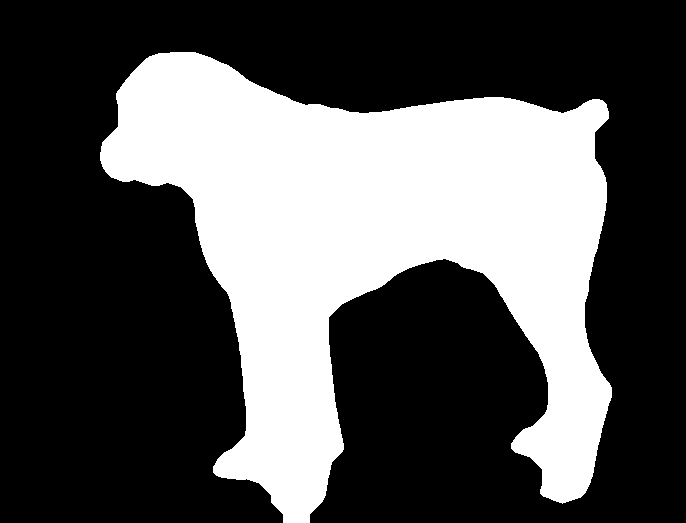
#> input picture Edge Detection/results/canny_fill_mask.png, 686 x 523 px
$ python canny_fill_thermal.py --image results/canny_fill_mask.png   (older library calls are emulated)
#> lines starting #> are read from the running program, lines starting #| are printed output that depends on the picture; after the words box and inside, x2 and y2 are one past the last pixel; in counts of white or black regions, pixels touching at a corner belong together
"""
Canny + Fill: Thermal Animal Boundary Detection
================================================
Finds the exact boundary of an animal in a thermal infrared image using
classical computer vision only (no ML/DL).

Pipeline:
  1. Bilateral filter         — edge-preserving denoising
  2. CLAHE                    — contrast enhancement
  3. Auto Canny (Otsu-based)  — edge detection
  4. Scharr gradient          — additional edge strength
  5. Edge fusion + closing    — bridge gaps between edge fragments
  6. Flood fill + invert      — convert edge map → filled region
  7. Morphological cleanup    — remove noise, fill holes
  8. Largest component        — keep only the animal

Usage:
    python canny_fill_thermal.py                        # uses built-in synthetic image
    python canny_fill_thermal.py --image your_file.jpg  # use your own thermal image

Outputs:
    canny_fill_edge_detection.png   — 9-panel step-by-step visualization
    canny_fill_mask.png             — binary segmentation mask
    canny_fill_overlay.png          — contour overlay on original image

Requirements:
    pip install opencv-python-headless numpy scipy matplotlib
"""

import cv2
import numpy as np
import matplotlib
matplotlib.use('Agg')
import matplotlib.pyplot as plt
import matplotlib.gridspec as gridspec
from matplotlib.patches import Patch
from scipy import ndimage
import os
import argparse


# ─────────────────────────────────────────────────────────────────────────────
# Synthetic thermal image generator (used when no real image is provided)
# ─────────────────────────────────────────────────────────────────────────────

# [34 lines left out: function create_synthetic_thermal, not called in this run]


# ─────────────────────────────────────────────────────────────────────────────
# Utility functions
# ─────────────────────────────────────────────────────────────────────────────

def keep_largest_component(mask):
    """Retain only the largest connected foreground region."""
    n, labels, stats, _ = cv2.connectedComponentsWithStats(mask, connectivity=8)
    if n <= 1:
        return mask
    largest_label = stats[1:, cv2.CC_STAT_AREA].argmax() + 1
    result = np.zeros_like(mask)
    result[labels == largest_label] = 255
    return result


def fill_holes(mask):
    """Fill enclosed holes in a binary mask via flood fill from image border."""
    H, W = mask.shape
    flood_map = np.zeros((H + 2, W + 2), np.uint8)
    filled = mask.copy()
    cv2.floodFill(filled, flood_map, (0, 0), 255)
    return cv2.bitwise_not(filled) | mask


# ─────────────────────────────────────────────────────────────────────────────
# Pre-processing
# ─────────────────────────────────────────────────────────────────────────────

def preprocess(gray):
    """
    Bilateral filter: smooths homogeneous regions while keeping
    warm/cool boundaries sharp — essential for thermal images.
    CLAHE: boosts local contrast for low-emissivity regions.
    """
    bilateral = cv2.bilateralFilter(gray, d=9, sigmaColor=75, sigmaSpace=75)
    clahe     = cv2.createCLAHE(clipLimit=3.0, tileGridSize=(8, 8))
    enhanced  = clahe.apply(bilateral)
    return bilateral, enhanced


# ─────────────────────────────────────────────────────────────────────────────
# Canny + Fill segmentation pipeline
# ─────────────────────────────────────────────────────────────────────────────

def canny_fill_segmentation(gray, bilateral, enhanced):
    """
    Full Canny + Fill pipeline returning intermediate stages for visualization.

    Returns
    -------
    mask         : final binary segmentation mask  (uint8, 0/255)
    edges_canny  : raw Canny edge map
    grad_8u      : Scharr gradient magnitude (8-bit)
    grad_thresh  : thresholded gradient edges
    fused_edges  : Canny ∪ gradient edges
    closed_edges : fused edges after morphological closing
    contour      : final boundary contour (list of points)
    otsu_val     : Otsu threshold used for Canny
    """
    H, W = bilateral.shape

    # ── Step 1: Auto Canny — thresholds derived from Otsu ────────────────────
    # Otsu's threshold is a good proxy for the high Canny threshold.
    otsu_val, _ = cv2.threshold(bilateral, 0, 255,
                                cv2.THRESH_BINARY + cv2.THRESH_OTSU)
    edges_canny = cv2.Canny(bilateral,
                            threshold1=otsu_val * 0.5,
                            threshold2=otsu_val)

    # ── Step 2: Scharr gradient — better directional accuracy than Sobel ─────
    gx = cv2.Scharr(bilateral, cv2.CV_32F, 1, 0)
    gy = cv2.Scharr(bilateral, cv2.CV_32F, 0, 1)
    grad_mag  = cv2.magnitude(gx, gy)
    grad_8u   = cv2.normalize(grad_mag, None, 0, 255, cv2.NORM_MINMAX).astype(np.uint8)
    _, grad_thresh = cv2.threshold(grad_8u, 0, 255,
                                   cv2.THRESH_BINARY + cv2.THRESH_OTSU)

    # ── Step 3: Fuse both edge sources ────────────────────────────────────────
    fused_edges = cv2.bitwise_or(edges_canny, grad_thresh)

    # ── Step 4: Morphological closing to bridge edge gaps ─────────────────────
    kernel_close = cv2.getStructuringElement(cv2.MORPH_ELLIPSE, (7, 7))
    closed_edges = cv2.morphologyEx(fused_edges, cv2.MORPH_CLOSE,
                                    kernel_close, iterations=3)

    # ── Step 5: Flood fill background, then invert → animal region ───────────
    flood_map = np.zeros((H + 2, W + 2), np.uint8)
    filled    = closed_edges.copy()
    cv2.floodFill(filled, flood_map, (0, 0), 255)   # fill background white
    filled_inv = cv2.bitwise_not(filled)             # invert → animal = white
    combined   = cv2.bitwise_or(closed_edges, filled_inv)

    # ── Step 6: Morphological cleanup ─────────────────────────────────────────
    kernel_clean = cv2.getStructuringElement(cv2.MORPH_ELLIPSE, (13, 13))
    mask = cv2.morphologyEx(combined, cv2.MORPH_CLOSE, kernel_clean, iterations=4)
    mask = cv2.morphologyEx(mask,     cv2.MORPH_OPEN,  kernel_clean, iterations=1)

    # ── Step 7: Keep largest component + fill interior holes ──────────────────
    mask = keep_largest_component(mask)
    mask = fill_holes(mask)

    # ── Step 8: Extract final boundary contour ────────────────────────────────
    contours, _ = cv2.findContours(mask, cv2.RETR_EXTERNAL, cv2.CHAIN_APPROX_NONE)
    contour = max(contours, key=cv2.contourArea) if contours else None

    return (mask, edges_canny, grad_8u, grad_thresh,
            fused_edges, closed_edges, contour, otsu_val)


# ─────────────────────────────────────────────────────────────────────────────
# Visualization
# ─────────────────────────────────────────────────────────────────────────────

def visualize_pipeline(thermal_color, gray, bilateral,
                       mask, edges_canny, grad_8u, grad_thresh,
                       fused_edges, closed_edges, contour, otsu_val,
                       out_path):
    """
    9-panel step-by-step visualization of the complete Canny+Fill pipeline.
    """
    H, W = gray.shape
    fig = plt.figure(figsize=(24, 20), facecolor='#0A0A14')
    gs  = gridspec.GridSpec(3, 3, figure=fig,
                            hspace=0.38, wspace=0.22,
                            left=0.04, right=0.96, top=0.92, bottom=0.04)
    title_kw = dict(color='white', fontsize=12, fontweight='bold', pad=8)
    ann_kw   = dict(color='white', fontsize=9, va='bottom',
                    bbox=dict(facecolor='black', alpha=0.55, pad=3))

    # ── ① Original thermal ────────────────────────────────────────────────────
    ax = fig.add_subplot(gs[0, 0])
    ax.imshow(cv2.cvtColor(thermal_color, cv2.COLOR_BGR2RGB))
    ax.set_title('① Input Thermal Image\n(Inferno false-color LUT)', **title_kw)
    ax.axis('off')

    # ── ② Bilateral filtered ──────────────────────────────────────────────────
    ax = fig.add_subplot(gs[0, 1])
    ax.imshow(cv2.applyColorMap(bilateral, cv2.COLORMAP_INFERNO)[:, :, ::-1])
    ax.set_title('② Bilateral Filtered\n(edge-preserving denoising)', **title_kw)
    ax.axis('off')

    # ── ③ Canny edges ─────────────────────────────────────────────────────────
    ax = fig.add_subplot(gs[0, 2])
    canny_rgb = np.zeros((*edges_canny.shape, 3), np.uint8)
    canny_rgb[edges_canny > 0] = [255, 220, 50]          # yellow glow
    ax.imshow(canny_rgb)
    ax.set_title(f'③ Canny Edge Detection\n(thresholds: {otsu_val*0.5:.0f} / {otsu_val:.0f})',
                 **title_kw)
    ax.axis('off')
    n_pix = int((edges_canny > 0).sum())
    ax.text(0.02, 0.02, f'{n_pix:,} edge pixels', transform=ax.transAxes, **ann_kw)

    # ── ④ Scharr gradient magnitude ───────────────────────────────────────────
    ax = fig.add_subplot(gs[1, 0])
    im = ax.imshow(grad_8u, cmap='hot', vmin=0, vmax=255)
    ax.set_title('④ Scharr Gradient Magnitude\n(|∇I| edge strength map)', **title_kw)
    ax.axis('off')
    cb = plt.colorbar(im, ax=ax, fraction=0.046, pad=0.04)
    cb.ax.yaxis.set_tick_params(color='white', labelsize=7)
    plt.setp(cb.ax.yaxis.get_ticklabels(), color='white')

    # ── ⑤ Fused + closed edges ────────────────────────────────────────────────
    ax = fig.add_subplot(gs[1, 1])
    fused_rgb = np.zeros((*closed_edges.shape, 3), np.uint8)
    fused_rgb[edges_canny  > 0] = [255, 220,  50]       # Canny  → yellow
    fused_rgb[grad_thresh  > 0] = [100, 200, 255]       # Scharr → blue
    fused_rgb[closed_edges > 0] = [255, 255, 255]       # merged → white
    ax.imshow(fused_rgb)
    ax.set_title('⑤ Fused + Morphologically Closed\n(Canny ∪ Gradient, gaps filled)',
                 **title_kw)
    ax.axis('off')
    legend_els = [Patch(facecolor='#FFDC32', label='Canny'),
                  Patch(facecolor='#64C8FF', label='Gradient'),
                  Patch(facecolor='white',   label='Merged/Closed')]
    ax.legend(handles=legend_els, loc='lower left', fontsize=8,
              facecolor='#111', labelcolor='white', framealpha=0.8)

    # ── ⑥ Flood-filled mask ───────────────────────────────────────────────────
    ax = fig.add_subplot(gs[1, 2])
    ax.imshow(cv2.applyColorMap(mask, cv2.COLORMAP_PLASMA)[:, :, ::-1])
    ax.set_title('⑥ Flood-Fill + Morphology\n(edge map → filled region mask)',
                 **title_kw)
    ax.axis('off')
    area_pct = float(mask.sum()) / 255 / (H * W) * 100
    ax.text(0.02, 0.02, f'Animal area: {area_pct:.1f}% of frame',
            transform=ax.transAxes, **ann_kw)

    # ── ⑦ Final boundary on thermal ───────────────────────────────────────────
    ax = fig.add_subplot(gs[2, 0])
    bnd_overlay = thermal_color.copy()
    if contour is not None:
        cv2.drawContours(bnd_overlay, [contour], -1, (0, 255, 100), 3)
    ax.imshow(cv2.cvtColor(bnd_overlay, cv2.COLOR_BGR2RGB))
    ax.set_title('⑦ Final Detected Boundary\n(contour on thermal image)', **title_kw)
    ax.axis('off')
    if contour is not None:
        ax.text(0.02, 0.02, f'{len(contour):,} contour points',
                transform=ax.transAxes, color='#00FF64', fontsize=9, va='bottom',
                bbox=dict(facecolor='black', alpha=0.55, pad=3))

    # ── ⑧ Mask + bounding box composite ──────────────────────────────────────
    ax = fig.add_subplot(gs[2, 1])
    composite = thermal_color.astype(np.float32).copy()
    heat = np.zeros_like(composite)
    heat[:, :, 1] = mask.astype(np.float32) * 0.35      # green channel tint
    composite = np.clip(composite + heat, 0, 255).astype(np.uint8)
    if contour is not None:
        cv2.drawContours(composite, [contour], -1, (0, 255, 100), 2)
        x, y, w, h = cv2.boundingRect(contour)
        cv2.rectangle(composite, (x, y), (x + w, y + h), (255, 180, 0), 2)
    ax.imshow(cv2.cvtColor(composite, cv2.COLOR_BGR2RGB))
    ax.set_title('⑧ Segmentation + Bounding Box\n(green fill + contour + bbox)',
                 **title_kw)
    ax.axis('off')

    # ── ⑨ Zoomed head region ──────────────────────────────────────────────────
    ax = fig.add_subplot(gs[2, 2])
    y0, y1, x0, x1 = 150, 310, 80, 280
    zoom     = cv2.cvtColor(thermal_color[y0:y1, x0:x1], cv2.COLOR_BGR2RGB).copy()
    z_edges  = edges_canny[y0:y1, x0:x1]
    z_mask   = mask[y0:y1, x0:x1]
    zoom[z_edges > 0] = [255, 220, 50]                  # yellow Canny edges
    z_contours, _ = cv2.findContours(z_mask, cv2.RETR_EXTERNAL, cv2.CHAIN_APPROX_NONE)
    if z_contours:
        cv2.drawContours(zoom, z_contours, -1, (0, 255, 100), 2)
    ax.imshow(zoom)
    ax.set_title('⑨ Zoomed: Head Region\n(yellow=Canny, green=final contour)',
                 **title_kw)
    ax.axis('off')
    ax.axvline(zoom.shape[1] // 2, color='white', alpha=0.2, linewidth=0.5)
    ax.axhline(zoom.shape[0] // 2, color='white', alpha=0.2, linewidth=0.5)

    # ── Main title ────────────────────────────────────────────────────────────
    fig.suptitle(
        'Canny + Fill: Step-by-Step Edge Detection Pipeline for Thermal Animal Segmentation',
        color='white', fontsize=15, fontweight='bold', y=0.96
    )

    plt.savefig(out_path, dpi=150, bbox_inches='tight',
                facecolor=fig.get_facecolor())
    plt.close(fig)
    print(f"  Visualization saved → {out_path}")


def save_individual_outputs(thermal_color, mask, contour, out_dir):
    """Save the binary mask and clean overlay as separate files."""
    os.makedirs(out_dir, exist_ok=True)

    # Binary mask
    mask_path = os.path.join(out_dir, 'canny_fill_mask.png')
    cv2.imwrite(mask_path, mask)
    print(f"  Binary mask saved  → {mask_path}")

    # Contour overlay
    overlay = thermal_color.copy()
    if contour is not None:
        cv2.drawContours(overlay, [contour], -1, (0, 255, 100), 3)
        x, y, w, h = cv2.boundingRect(contour)
        cv2.rectangle(overlay, (x, y), (x + w, y + h), (255, 180, 0), 2)
    overlay_path = os.path.join(out_dir, 'canny_fill_overlay.png')
    cv2.imwrite(overlay_path, overlay)
    print(f"  Contour overlay saved → {overlay_path}")


# ─────────────────────────────────────────────────────────────────────────────
# Main entry point
# ─────────────────────────────────────────────────────────────────────────────

def main():
    parser = argparse.ArgumentParser(
        description='Thermal animal segmentation via Canny + Fill (classical CV only)')
    parser.add_argument('--image',   default=None,
                        help='Path to a thermal image (JPG/PNG). '
                             'Omit to use the built-in synthetic dog image.')
    parser.add_argument('--out_dir', default='results',
                        help='Directory for output files (default: results)')
    args = parser.parse_args()

    print("=" * 60)
    print("  Canny + Fill — Thermal Animal Boundary Detection")
    print("=" * 60)

    # ── Load image ────────────────────────────────────────────────────────────
    if args.image and os.path.exists(args.image):
        thermal_color = cv2.imread(args.image)
#> thermal_color is the input picture: shape (523, 686, 3); 33.4% white; 1 white region, box (x1, y1, x2, y2) and area: (100, 52, 612, 523) 119694
        if thermal_color is None:
            raise ValueError(f"Cannot read image: {args.image}")
        gray = cv2.cvtColor(thermal_color, cv2.COLOR_BGR2GRAY)
        print(f"  Loaded: {args.image}  {gray.shape}")
#|   Loaded: results/canny_fill_mask.png  (523, 686)
    else:
        # Look for images in input_images directory
        input_dir = 'input_images'
        if os.path.exists(input_dir):
            image_files = [f for f in os.listdir(input_dir)
                          if f.lower().endswith(('.jpg', '.jpeg', '.png'))]
            if image_files:
                # Use the first image found
                image_path = os.path.join(input_dir, image_files[0])
                thermal_color = cv2.imread(image_path)
                if thermal_color is None:
                    raise ValueError(f"Cannot read image: {image_path}")
                gray = cv2.cvtColor(thermal_color, cv2.COLOR_BGR2GRAY)
                print(f"  Loaded from input_images: {image_files[0]}  {gray.shape}")
            else:
                print(f"  No images found in {input_dir} — using synthetic image.")
                print("  Generating synthetic thermal image …")
                gray, thermal_color = create_synthetic_thermal()
        else:
            print(f"  {input_dir} directory not found — using synthetic image.")
            print("  Generating synthetic thermal image …")
            gray, thermal_color = create_synthetic_thermal()

    # ── Pre-process ───────────────────────────────────────────────────────────
    print("  Pre-processing (bilateral filter + CLAHE) …")
    bilateral, enhanced = preprocess(gray)

    # ── Canny + Fill ──────────────────────────────────────────────────────────
    print("  Running Canny + Fill segmentation …")
    (mask, edges_canny, grad_8u, grad_thresh,
     fused_edges, closed_edges, contour, otsu_val) = canny_fill_segmentation(
         gray, bilateral, enhanced)
#> in canny_fill_segmentation, `otsu_val, _ = cv2.threshold(bilateral, 0, 255, cv2.THRESH_BINARY + cv2..`: otsu_val = 1
#> in canny_fill_segmentation, `gx = cv2.Scharr(bilateral, cv2.CV_32F, 1, 0)`:
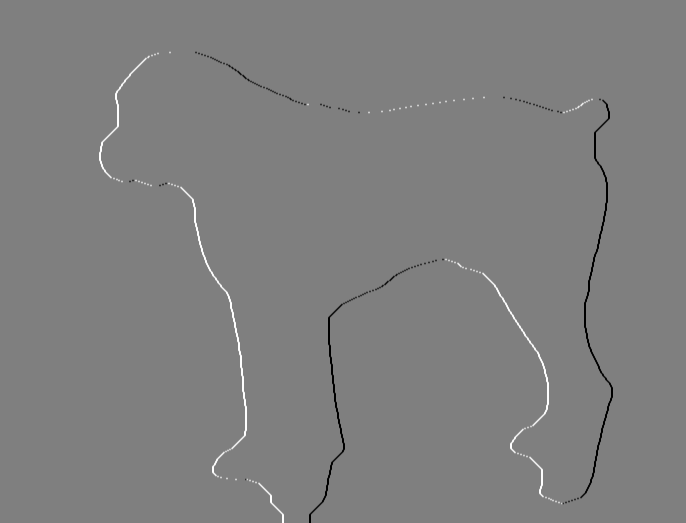
#> gx: shape (523, 686) float32; min -4080, max 4080, mean 0; drawn with min black and max white
#> in canny_fill_segmentation, `cv2.floodFill(filled, flood_map, (0, 0), 255)`:
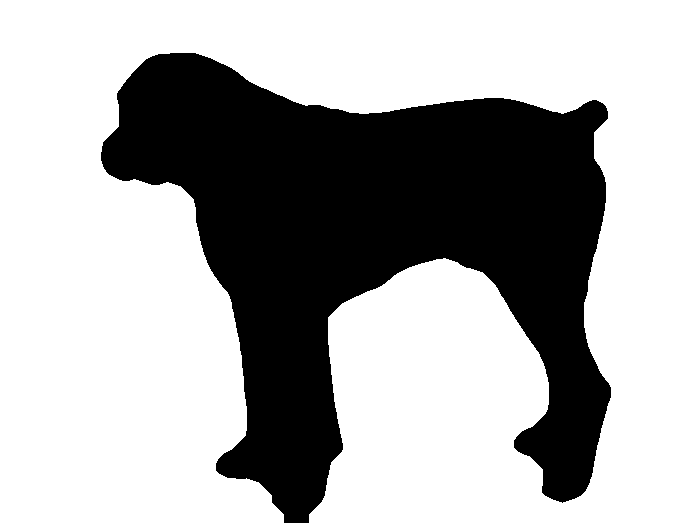
#> filled: shape (523, 686); 67.2% white; 1 black region, box (x1, y1, x2, y2) and area: (101, 53, 611, 523) 117532
#> in canny_fill_segmentation, `combined   = cv2.bitwise_or(closed_edges, filled_inv)`:
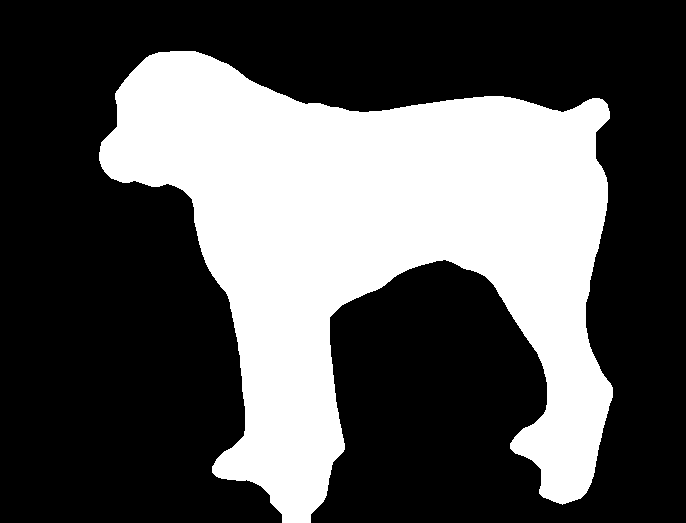
#> combined: shape (523, 686); 33.9% white; 1 white region, box (x1, y1, x2, y2) and area: (99, 51, 613, 523) 121775
#> in keep_largest_component, `n, labels, stats, _ = cv2.connectedComponentsWithStats(mask, connectiv..`: n = 2; stats = [[0, 0, 686, 523, 236838], [99, 51, 514, 472, 121940]]
#> in keep_largest_component, `largest_label = stats[1:, cv2.CC_STAT_AREA].argmax() + 1`: largest_label = 1
#> in canny_fill_segmentation, `contours, _ = cv2.findContours(mask, cv2.RETR_EXTERNAL, cv2.CHAIN_APPR..`: contours = 1 contour; box (x1, y1, x2, y2) and area: (99, 51, 613, 523) 120902
#> in canny_fill_segmentation, `contour = max(contours, key=cv2.contourArea) if contours else None`: contour = contour of 2074 points, box (x1, y1, x2, y2) (99, 51, 613, 523), area 120902
#> otsu_val = 1

    # ── Report ────────────────────────────────────────────────────────────────
    H, W = gray.shape
    area_px  = int((mask > 0).sum())
#> area_px = 121940
    area_pct = area_px / (H * W) * 100
#> area_pct = 33.99
    print(f"\n  Otsu threshold:  {otsu_val:.0f}")
#|   Otsu threshold:  1
    print(f"  Canny thresholds: {otsu_val*0.5:.0f} / {otsu_val:.0f}")
#|   Canny thresholds: 0 / 1
    print(f"  Canny edge pixels: {int((edges_canny > 0).sum()):,}")
#|   Canny edge pixels: 2,328
    print(f"  Contour points:  {len(contour):,}" if contour is not None else "  No contour found")
#|   Contour points:  2,074
    print(f"  Segmented area:  {area_px:,} px  ({area_pct:.1f}% of frame)")
#|   Segmented area:  121,940 px  (34.0% of frame)
    if contour is not None:
        x, y, w, h = cv2.boundingRect(contour)
#> x = 99; y = 51; w = 514; h = 472
        print(f"  Bounding box:    x={x}, y={y}, w={w}, h={h}")
#|   Bounding box:    x=99, y=51, w=514, h=472

    # ── Save outputs ──────────────────────────────────────────────────────────
    print("\n  Saving outputs …")
    os.makedirs(args.out_dir, exist_ok=True)
    vis_path = os.path.join(args.out_dir, 'canny_fill_edge_detection.png')
    visualize_pipeline(
        thermal_color, gray, bilateral,
        mask, edges_canny, grad_8u, grad_thresh,
        fused_edges, closed_edges, contour, otsu_val,
        out_path=vis_path
    )
#> in visualize_pipeline, `n_pix = int((edges_canny > 0).sum())`: n_pix = 2328
#> in visualize_pipeline, `area_pct = float(mask.sum()) / 255 / (H * W) * 100`: area_pct = 33.99
#> in visualize_pipeline, `cv2.drawContours(bnd_overlay, [contour], -1, (0, 255, 100), 3)`:
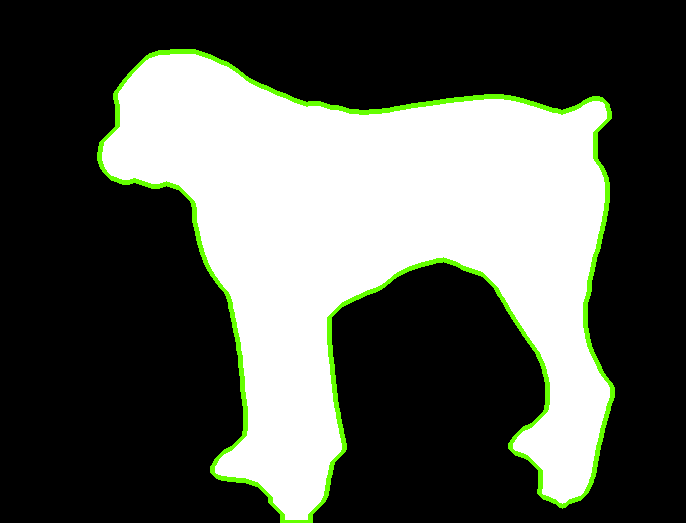
#> bnd_overlay: shape (523, 686, 3); 2.87% of pixels changed, all inside (x1, y1, x2, y2) = (97, 49, 615, 523)
#> in visualize_pipeline, `heat[:, :, 1] = mask.astype(np.float32) * 0.35`:
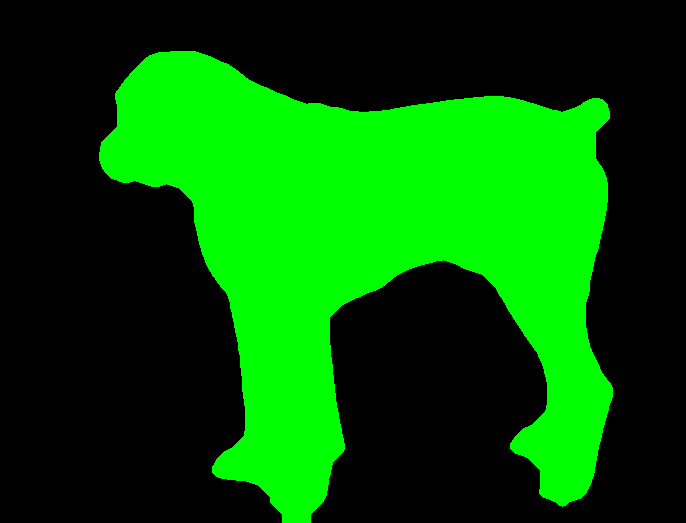
#> heat: shape (523, 686, 3) float32; mean of channels 0, 1, 2 0, 30.3, 0; drawn with min black and max white
#> in visualize_pipeline, `x, y, w, h = cv2.boundingRect(contour)`: x = 99; y = 51; w = 514; h = 472
#> in visualize_pipeline, `zoom     = cv2.cvtColor(thermal_color[y0:y1, x0:x1], cv2.COLOR_BGR2RGB..`:
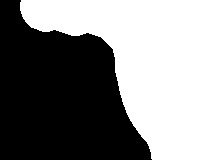
#> zoom: shape (160, 200, 3); 47.9% white; 1 white region, box (x1, y1, x2, y2) and area: (20, 0, 200, 160) 15339
#> in visualize_pipeline, `z_edges  = edges_canny[y0:y1, x0:x1]`:
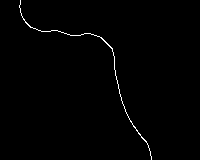
#> z_edges: shape (160, 200); 0.78% white in thin lines or dots, all inside (x1, y1, x2, y2) = (19, 0, 152, 160)
#> (the rest of the program and of its run is left out)
